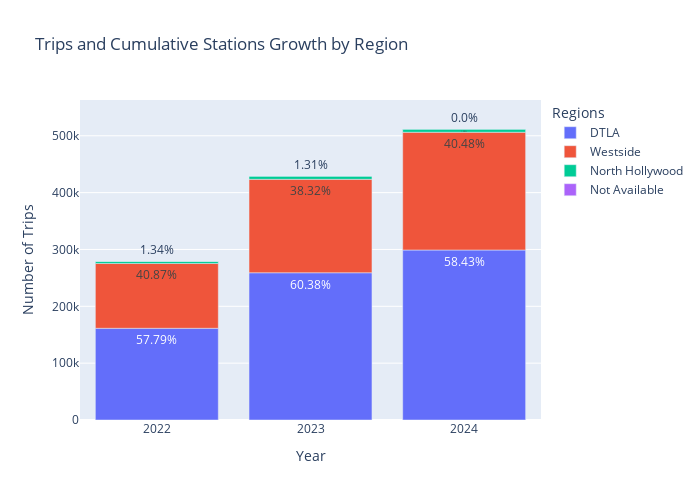

Notebook code for this chart:
### Code cell
stacked_df = filtered_df.copy()
stacked_df["pct"] = stacked_df.groupby("year")["ntrips"].transform(lambda x: round(x*100 / x.sum(),2))
stacked_df["pct_text"] = (stacked_df["pct"]).astype(str) + "%"
stacked_df["year"] = stacked_df["year"].astype(str)
fig = px.bar(
    stacked_df, 
    x="year", 
    y="ntrips", 
    color="region", 
    text="pct_text",
    title="Stacked Bar Chart of Trips Colored By Regions",
    labels={
        "year": "Year",
        "ntrips": "Number of Trips",
        "region": "Regions"
    },
    custom_data=[
        "region", "pct"
    ]
)
fig.update_traces(
    hovertemplate =
        "Region: %{customdata[0]}<br>" +
        "Year: %{x}<br>"
        "Trips: %{y}<br>" +
        "Percentage: %{customdata[1]}%<br>" +
        "<extra></extra>"
)
fig.update_layout(
    width=700,
    height=500,
    title_text="Trips and Cumulative Stations Growth by Region",
    showlegend=True
)
max_val = max(stacked_df.groupby("year")["ntrips"].sum()) * 1.1 
fig.update_yaxes(range=[0, max_val])
fig.show()

### Figure 1 — Plotly figure (JSON) as saved in the notebook; plotly's stock layout.template omitted (floating-point values rounded to 4 significant figures)
{"data": [{"alignmentgroup": "True", "customdata": [["DTLA", 57.79], ["DTLA", 60.38], ["DTLA", 58.43]], "hovertemplate": "Region: %{customdata[0]}<br>Year: %{x}<br>Trips: %{y}<br>Percentage: %{customdata[1]}%<br><extra></extra>", "legendgroup": "DTLA", "marker": {"color": "#636efa", "pattern": {"shape": ""}}, "name": "DTLA", "offsetgroup": "DTLA", "orientation": "v", "showlegend": true, "text": ["57.79%", "60.38%", "58.43%"], "textposition": "auto", "type": "bar", "x": ["2022", "2023", "2024"], "xaxis": "x", "y": [161333, 259036, 299045], "yaxis": "y"}, {"alignmentgroup": "True", "customdata": [["Westside", 40.87], ["Westside", 38.32], ["Westside", 40.48]], "hovertemplate": "Region: %{customdata[0]}<br>Year: %{x}<br>Trips: %{y}<br>Percentage: %{customdata[1]}%<br><extra></extra>", "legendgroup": "Westside", "marker": {"color": "#EF553B", "pattern": {"shape": ""}}, "name": "Westside", "offsetgroup": "Westside", "orientation": "v", "showlegend": true, "text": ["40.87%", "38.32%", "40.48%"], "textposition": "auto", "type": "bar", "x": ["2022", "2023", "2024"], "xaxis": "x", "y": [114090, 164397, 207182], "yaxis": "y"}, {"alignmentgroup": "True", "customdata": [["North Hollywood", 1.34], ["North Hollywood", 1.31], ["North Hollywood", 1.08]], "hovertemplate": "Region: %{customdata[0]}<br>Year: %{x}<br>Trips: %{y}<br>Percentage: %{customdata[1]}%<br><extra></extra>", "legendgroup": "North Hollywood", "marker": {"color": "#00cc96", "pattern": {"shape": ""}}, "name": "North Hollywood", "offsetgroup": "North Hollywood", "orientation": "v", "showlegend": true, "text": ["1.34%", "1.31%", "1.08%"], "textposition": "auto", "type": "bar", "x": ["2022", "2023", "2024"], "xaxis": "x", "y": [3740, 5608, 5539], "yaxis": "y"}, {"alignmentgroup": "True", "customdata": [["Not Available", 0], ["Not Available", 0], ["Not Available", 0]], "hovertemplate": "Region: %{customdata[0]}<br>Year: %{x}<br>Trips: %{y}<br>Percentage: %{customdata[1]}%<br><extra></extra>", "legendgroup": "Not Available", "marker": {"color": "#ab63fa", "pattern": {"shape": ""}}, "name": "Not Available", "offsetgroup": "Not Available", "orientation": "v", "showlegend": true, "text": ["0.0%", "0.0%", "0.0%"], "textposition": "auto", "type": "bar", "x": ["2022", "2023", "2024"], "xaxis": "x", "y": [0, 0, 8], "yaxis": "y"}], "layout": {"barmode": "relative", "height": 500, "legend": {"title": {"text": "Regions"}, "tracegroupgap": 0}, "showlegend": true, "title": {"text": "Trips and Cumulative Stations Growth by Region"}, "width": 700, "xaxis": {"anchor": "y", "autorange": true, "domain": [0, 1], "range": [-0.5, 2.5], "title": {"text": "Year"}, "type": "category"}, "yaxis": {"anchor": "x", "domain": [0, 1], "range": [0, 563000.0], "title": {"text": "Number of Trips"}, "type": "linear"}}}
